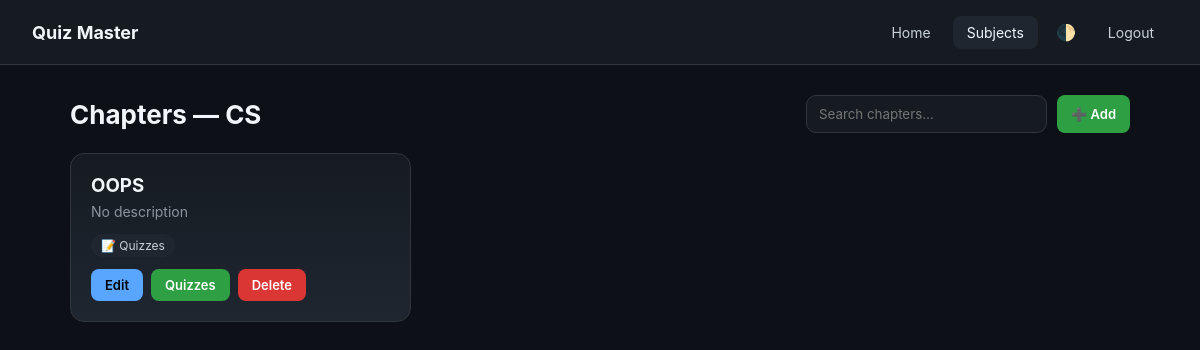
/teacher/subjects/2/chapters (signed in), run on an earlier commit of the app's database.
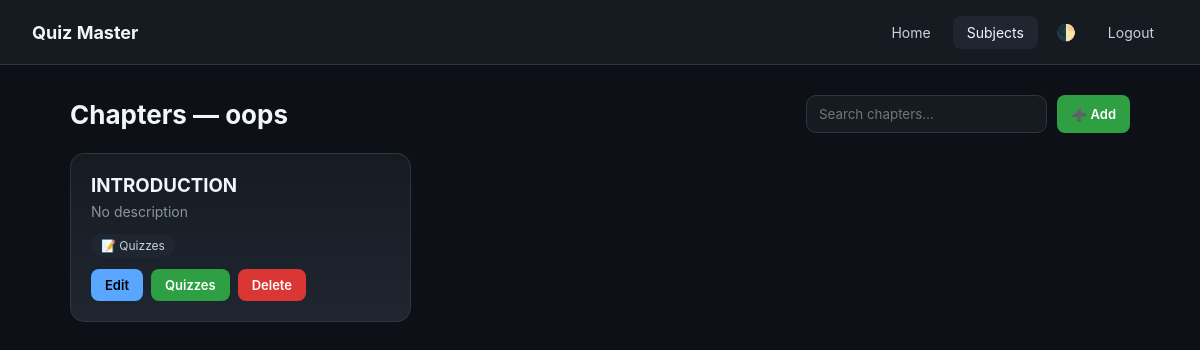
And on a later commit of the database.
### controller/models.py (models this page shows)
class Subject(db.Model):
    __tablename__ = "subject"
    subject_id = db.Column(db.Integer, primary_key=True)
    name = db.Column(db.String(100), unique=True, nullable=False)
    description = db.Column(db.Text)
    created_at = db.Column(db.DateTime, default=datetime.utcnow)
    chapters = db.relationship(
        "Chapter",
        backref="subject",
        cascade="all, delete-orphan"
    )

class Chapter(db.Model):
    __tablename__ = "chapter"
    chapter_id = db.Column(db.Integer, primary_key=True)
    subject_id = db.Column(
        db.Integer,
        db.ForeignKey("subject.subject_id"),
        nullable=False
    )
    name = db.Column(db.String(100), nullable=False)
    description = db.Column(db.Text)
    quizzes = db.relationship(
        "Quiz",
        backref="chapter",
        cascade="all, delete-orphan"
    )

### main.py (the view)
@app.route("/teacher/subjects/<int:subject_id>/chapters")
@login_required
@role_required("teacher")
def teacher_chapters(subject_id):
    return render_template(
        "teacher/chapters.html",
        subject=Subject.query.get_or_404(subject_id),
        chapters=Chapter.query.filter_by(subject_id=subject_id).all()
    )

### main.py (called while the page is built)
def login_required(f):
    @wraps(f)
    def wrapper(*args, **kwargs):
        if "user_id" not in session:
            flash("Please login first")
            return redirect(url_for("login"))
        return f(*args, **kwargs)
    return wrapper

def role_required(required_role):
    def decorator(f):
        @wraps(f)
        def wrapper(*args, **kwargs):
            if session.get("role") != required_role:
                flash("Unauthorized access")
                return redirect(url_for("login"))
            return f(*args, **kwargs)
        return wrapper
    return decorator

### templates/TEACHER/chapters.html (shortened to what this page needs)
<!DOCTYPE html>
<html lang="en">
<head>
</head>
<body data-theme="dark">
<nav class="navbar">
    <div class="brand">Quiz Master</div>
    <div class="nav-links">
        <a class="nav-link" href="{{ url_for('teacher_dashboard') }}">Home</a>
        <a class="nav-link active" href="{{ url_for('teacher_subjects') }}">Subjects</a>
        <span class="theme-toggle" onclick="toggleTheme()">🌓</span>
        <a class="nav-link" href="{{ url_for('logout') }}">Logout</a>
    </div>
</nav>
<div class="container">
    <div class="header">
        <h1>Chapters — {{ subject.name }}</h1>
        <div class="search-box">
            <input type="text" placeholder="Search chapters…" onkeyup="filterChapters(this.value)">
            <button class="btn-primary" onclick="openModal()">➕ Add</button>
        </div>
    </div>
    {% if chapters %}
    <div class="grid">
        {% for c in chapters %}
        <div class="card chapter-card" data-name="{{ c.name|lower }}">
            <h3>{{ c.name }}</h3>
            <p>{{ c.description or "No description" }}</p>
            <div class="badges">
                <div class="badge">📝 Quizzes</div>
            </div>
            <div class="actions">
                <button class="btn-secondary"
                        onclick="editChapter('{{ c.chapter_id }}','{{ c.name }}','{{ c.description }}')">
                    Edit
                </button>
                <a href="{{ url_for('teacher_quizzes', chapter_id=c.chapter_id) }}">
                    <button class="btn-primary">Quizzes</button>
                </a>
                <form method="POST"
                      action="{{ url_for('delete_chapter', chapter_id=c.chapter_id) }}"
                      onsubmit="return confirm('Are you sure you want to delete this chapter?\n\nAll quizzes under this chapter will also be permanently deleted.');">
                    <button class="btn-danger">Delete</button>
                </form>
            </div>
        </div>
        {% endfor %}
    </div>
    {% else %}
    <div class="empty">
        No chapters yet. Click ➕ Add to create one.
    </div>
    {% endif %}
</div>
</body>
</html>

What changed in the data, as far as the page shows it:
changed Subject: name "CS" → "oops"
changed Chapter "No description": name "OOPS" → "INTRODUCTION"
